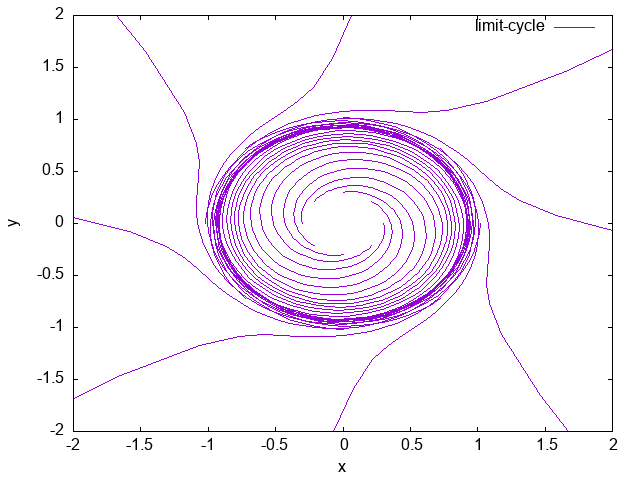

Recreate this plot in gnuplot.
set xrange [-2:2]
set yrange [-2:2]
set xlabel "x" 
set ylabel "y"
set terminal png
set output 'limit-cycle-3.png'
set parametric
plot 'limit-cycle-3.txt' with lines smooth bezier title "limit-cycle"